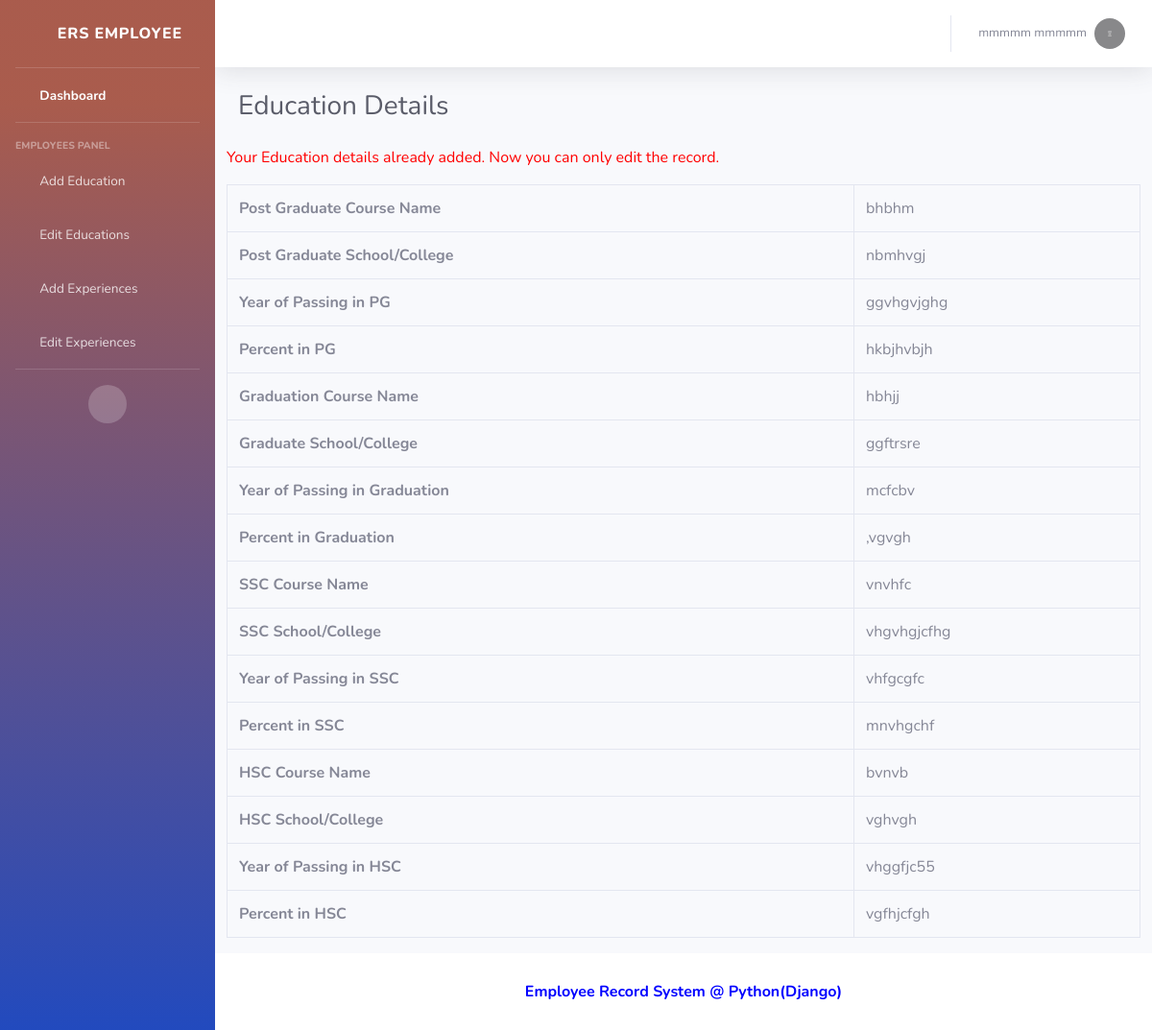
/EmployeeEducation (signed in), run on the app's committed database.
### ersapp/models.py (models this page shows)
class CustomUser(AbstractUser):
    USER ={
        (1,'admin'),
        (2,'employee'),
    }
    user_type = models.CharField(choices=USER,max_length=50,default=1)
    profile_pic = models.ImageField(upload_to='media/profile_pic')

class empeducation(models.Model):
    empid = models.ForeignKey(CustomUser, on_delete=models.CASCADE, null=True, blank=True)
    CoursePG =models.CharField(max_length=200,default="0")
    SchoolCollegePG =models.CharField(max_length=200,default="0")
    YearPassingPG =models.CharField(max_length=200,default="0")
    PercentagePG =models.CharField(max_length=200,default="0")
    CourseGra =models.CharField(max_length=200,default="0")
    SchoolCollegeGra =models.CharField(max_length=200,default="0")
    YearPassingGra =models.CharField(max_length=200,default="0")
    PercentageGra =models.CharField(max_length=200,default="0")
    CourseSSC =models.CharField(max_length=200,default="0")
    SchoolCollegeSSC =models.CharField(max_length=200,default="0")
    YearPassingSSC =models.CharField(max_length=200,default="0")
    PercentageSSC =models.CharField(max_length=200,default="0")
    CourseHSC =models.CharField(max_length=200,default="0")
    SchoolCollegeHSC =models.CharField(max_length=200,default="0")
    YearPassingHSC =models.CharField(max_length=200,default="0")
    PercentageHSC =models.CharField(max_length=200,default="0")
    creationdate = models.DateTimeField(auto_now_add=True)

### employeerecord/empviews.py (the view)
# urls.py: path('EmployeeEducation', empviews.EMP_EDUCATION, name='emp_education'),
@login_required(login_url='/')
def EMP_EDUCATION(request):
    if request.user.is_authenticated:
        if request.method == "POST":
            employee = Employees.objects.get(admin_id=request.user.id)
            custom_user = employee.admin
            empedu = empeducation(
                CoursePG=request.POST.get('CoursePG'),
                SchoolCollegePG=request.POST.get('SchoolCollegePG'),
                YearPassingPG=request.POST.get('YearPassingPG'),
                PercentagePG=request.POST.get('PercentagePG'),
                CourseGra=request.POST.get('CourseGra'),
                SchoolCollegeGra=request.POST.get('SchoolCollegeGra'),
                YearPassingGra=request.POST.get('YearPassingGra'),
                PercentageGra=request.POST.get('PercentageGra'),
                CourseSSC=request.POST.get('CourseSSC'),
                SchoolCollegeSSC=request.POST.get('SchoolCollegeSSC'),
                YearPassingSSC=request.POST.get('YearPassingSSC'),
                PercentageSSC=request.POST.get('PercentageSSC'),
                CourseHSC=request.POST.get('CourseHSC'),
                SchoolCollegeHSC=request.POST.get('SchoolCollegeHSC'),
                YearPassingHSC=request.POST.get('YearPassingHSC'),
                PercentageHSC=request.POST.get('PercentageHSC'),
                empid=custom_user  # Assign the Employees instance to the empid field
            )
            empedu.save()
            messages.warning(request, 'Your education details have been added successfully!!!')
            return redirect("emp_education")
        else:
            try:
                eedu = empeducation.objects.get(empid=request.user.id)
                context = {'eedu': eedu}
            except empeducation.DoesNotExist:
                context = {}  # If no education details found, pass an empty context
            return render(request, 'employee/myeducation.html', context)
    else:
        messages.error(request, 'You need to login to access this page.')
        return redirect('login')  # Redirect to the login page if the user is not authenticated

### templates/employee/myeducation.html (shortened to what this page needs)
{% extends 'base.html' %}
{% block content %}
{% load static %}
<div class="container-fluid">
    <div class="d-sm-flex align-items-center justify-content-between mb-4">
        <h1 class="h3 mb-0 text-gray-800">Education Details</h1>
    </div>
    <div class="row">
      {% if eedu %}
        <table class="table table-bordered" id="dataTable" width="100%" cellspacing="0">
          <p style="font-size:16px; color:red" align="center">Your Education details already added. Now you can only edit the record. </p>
          <tr>
            <th>Post Graduate Course Name</th>
            <td>{{eedu.CoursePG}}</td>
          </tr>
          <tr>
            <th>Post Graduate School/College</th>
            <td>{{eedu.SchoolCollegePG}}</td>
          </tr>
          <tr>
            <th>Year of Passing in PG</th>
            <td>{{eedu.YearPassingPG}}</td>
          </tr>
          <tr>
            <th>Percent in PG</th>
            <td>{{eedu.PercentagePG}}</td>
          </tr>
          <tr>
            <th>Graduation Course Name</th>
            <td>{{eedu.CourseGra}}</td>
          </tr>
          <tr>
            <th>Graduate School/College</th>
            <td>{{eedu.SchoolCollegeGra}}</td>
          </tr>
          <tr>
            <th>Year of Passing in Graduation</th>
            <td>{{eedu.YearPassingGra}}</td>
          </tr>
          <tr>
            <th>Percent in Graduation</th>
            <td>{{eedu.PercentageGra}}</td>
          </tr>
          <th>SSC Course Name</th>
            <td>{{eedu.CourseSSC}}</td>
          <tr>
            <th>SSC School/College</th>
            <td>{{eedu.SchoolCollegeSSC}}</td>
          </tr>
          <tr>
            <th>Year of Passing in SSC</th>
            <td>{{eedu.YearPassingSSC}}</td>
          </tr>
          <tr>
            <th>Percent in SSC</th>
            <td>{{eedu.PercentageSSC}}</td>
          </tr>
          <th>HSC Course Name</th>
            <td>{{eedu.CourseHSC}}</td>
          <tr>
            <th>HSC School/College</th>
            <td>{{eedu.SchoolCollegeHSC}}</td>
          </tr>
          <tr>
            <th>Year of Passing in HSC</th>
            <td>{{eedu.YearPassingHSC}}</td>
          </tr>
          <tr>
            <th>Percent in HSC</th>
            <td>{{eedu.PercentageHSC}}</td>
          </tr>
          </table>
    {% endif %}
</div>
{% endblock %}

### templates/includes/header.html (shortened to what this page needs)
{% load static %}
{% if user.user_type == '1' %}
<nav class="navbar navbar-expand navbar-light bg-white topbar mb-4 static-top shadow">
    <button id="sidebarToggleTop" class="btn btn-link d-md-none rounded-circle mr-3">
        <i class="fa fa-bars"></i>
    </button>
    <ul class="navbar-nav ml-auto">
        <div class="topbar-divider d-none d-sm-block"></div>
        <li class="nav-item dropdown no-arrow">
            <a class="nav-link dropdown-toggle" href="#" id="userDropdown" role="button"
                data-toggle="dropdown" aria-haspopup="true" aria-expanded="false">
                <span class="mr-2 d-none d-lg-inline text-gray-600 small">{{user.first_name}} {{user.last_name}}</span>
                <img class="img-profile rounded-circle"
                    src="/{{user.profile_pic}}">
            </a>
            <div class="dropdown-menu dropdown-menu-right shadow animated--grow-in"
                aria-labelledby="userDropdown">
                <a class="dropdown-item" href="{% url 'admin_profile' %}">
                    <i class="fas fa-user fa-sm fa-fw mr-2 text-gray-400"></i>
                    Profile
                </a>
                <a class="dropdown-item" href="{% url 'change_password' %}">
                    <i class="fas fa-cogs fa-sm fa-fw mr-2 text-gray-400"></i>
                    Settings
                </a>
                <div class="dropdown-divider"></div>
                <a class="dropdown-item" href="#" data-toggle="modal" data-target="#logoutModal">
                    <i class="fas fa-sign-out-alt fa-sm fa-fw mr-2 text-gray-400"></i>
                    Logout
                </a>
            </div>
        </li>
    </ul>
</nav>
{% else  %}
<nav class="navbar navbar-expand navbar-light bg-white topbar mb-4 static-top shadow">
    <ul class="navbar-nav ml-auto">
        <li class="nav-item dropdown no-arrow">
            <a class="nav-link dropdown-toggle" href="#" id="userDropdown" role="button"
                data-toggle="dropdown" aria-haspopup="true" aria-expanded="false">
                <span class="mr-2 d-none d-lg-inline text-gray-600 small">{{user.first_name}} {{user.last_name}}</span>
                <img class="img-profile rounded-circle"
                    src="/{{user.profile_pic}}">
            </a>
        </li>
    </ul>
</nav>
{% endif %}

### data on the page
CustomUser: first_name "mmmmm", last_name "mmmmm", profile_pic (picture)
empeducation: CoursePG "bhbhm", SchoolCollegePG "nbmhvgj", YearPassingPG "ggvhgvjghg", PercentagePG "hkbjhvbjh", CourseGra "hbhjj", SchoolCollegeGra "ggftrsre", YearPassingGra "mcfcbv", PercentageGra ",vgvgh", CourseSSC "vnvhfc", SchoolCollegeSSC "vhgvhgjcfhg", YearPassingSSC "vhfgcgfc", PercentageSSC "mnvhgchf", CourseHSC "bvnvb", SchoolCollegeHSC "vghvgh", YearPassingHSC "vhggfjc55", PercentageHSC "vgfhjcfgh"
